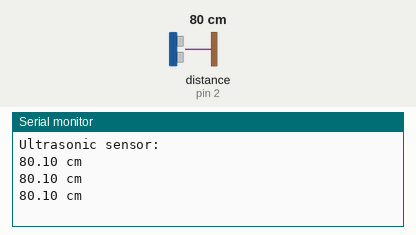
Simulated run of this sketch. Board: Arduino Uno, built with avr-gcc and run on an emulated ATmega328P. Parts: the last lines printed to the serial monitor. Wiring (inferred from the names in the program): ultrasonic range finder: trigger pin 5; echo pin 2. The inputs (shaded band) are chosen by the test bench; at power-on: distance to the obstacle (sensor on pin 2) 80 cm. The echo pulse lasts 58.3 µs per cm.

Above: at 1.2 s.
1.3 s: distance to the obstacle (sensor on pin 2) set to 2 cm
At 1.88 s:
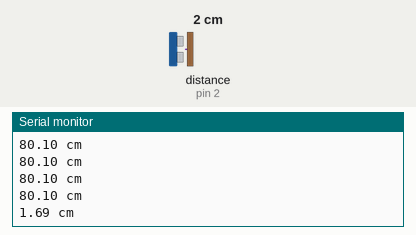
2.8 s: distance to the obstacle (sensor on pin 2) set to 4 cm
At 3.08 s:
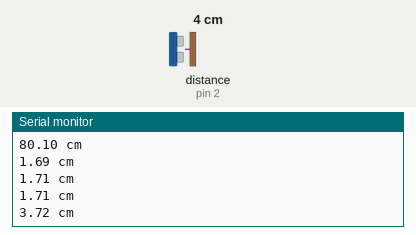
4.3 s: distance to the obstacle (sensor on pin 2) set to 120 cm
At 4.7 s:
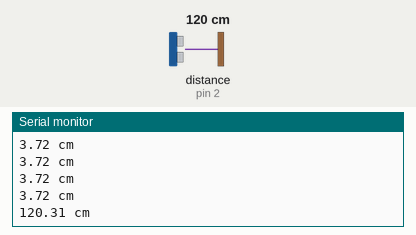
Timing chart, 0 to 7.3 s (numbered marks = the images above; inputs shaded):
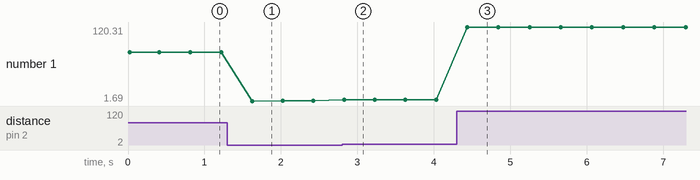

The sketch:

ultrasonic_test.ino
```cpp
/*
  Read data from an ultrasonic sensor connected to the Arduino board
  and print the distance measurement in centimeters
  through the serial communication.

  Board: Arduino Uno R4 (or R3)
  Component: Ultrasonic distance Sensor(HC-SR04)

  From: https://docs.sunfounder.com/projects/umsk/en/latest/02_arduino/uno_lesson23_ultrasonic.html
*/

// Define the pin numbers for the ultrasonic sensor
const int echoPin = 2;
const int trigPin = 5;

void setup() {
  Serial.begin(9600);                    // Start serial communication with a baud rate of 9600
  pinMode(echoPin, INPUT);               // Set echo pin as input
  pinMode(trigPin, OUTPUT);              // Set trig pin as output
  Serial.println("Ultrasonic sensor:");  // Print a message indicating the ultrasonic sensor is ready
}

void loop() {
  float distance = readDistance();  // Call the function to read the sensor data and get the distance
  Serial.print(distance);           // Print the distance value
  Serial.println(" cm");            // Print " cm" to indicate the unit of measurement
  delay(400);                       // Delay for 400 milliseconds before repeating the loop
}

// Function to read the sensor data and calculate the distance
float readDistance() {
  digitalWrite(trigPin, LOW);   // Set trig pin to low to ensure a clean pulse
  delayMicroseconds(2);         // Delay for 2 microseconds
  digitalWrite(trigPin, HIGH);  // Send a 10 microsecond pulse by setting trig pin to high
  delayMicroseconds(10);
  digitalWrite(trigPin, LOW);  // Set trig pin back to low

  // Measure the pulse width of the echo pin and calculate the distance value
  float distance = pulseIn(echoPin, HIGH) / 58.00;  // Formula: (340m/s * 1us) / 2
  return distance;
}
```

Measured:
- after the input at 1.3 s, the serial monitor: prints a new line after 0.32 s (image 1)
- after the input at 2.8 s, the serial monitor: prints a new line at once (image 2)
- after the input at 4.3 s, the serial monitor: prints a new line after 0.14 s (image 3)
- plotted number 1: 80.1 → 1.71 after the input at 1.3 s, 1.71 → 3.72 after the input at 2.8 s, 3.72 → 120.31 after the input at 4.3 s
